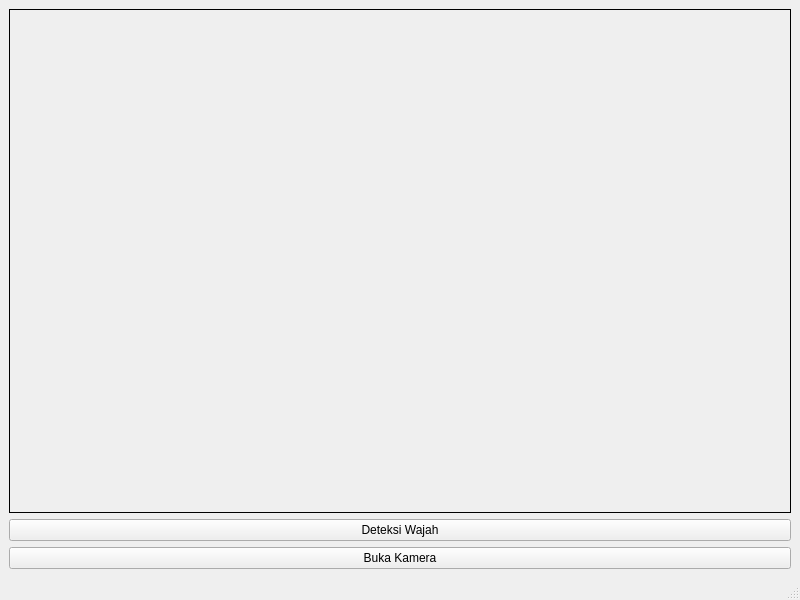
<?xml version="1.0" encoding="UTF-8"?>
<ui version="4.0">
 <class>MainWindow</class>
 <widget class="QMainWindow" name="MainWindow">
  <property name="geometry">
   <rect>
    <x>0</x>
    <y>0</y>
    <width>800</width>
    <height>600</height>
   </rect>
  </property>
  <property name="windowTitle">
   <string>MainWindow</string>
  </property>
  <widget class="QWidget" name="centralwidget">
   <layout class="QGridLayout" name="gridLayout">
    <item row="0" column="0">
     <layout class="QGridLayout" name="gridLayout_2">
      <item row="0" column="0">
       <widget class="QLabel" name="camLabel">
        <property name="frameShape">
         <enum>QFrame::Box</enum>
        </property>
        <property name="text">
         <string/>
        </property>
       </widget>
      </item>
      <item row="2" column="0">
       <widget class="QPushButton" name="deteksi">
        <property name="text">
         <string>Deteksi Wajah</string>
        </property>
       </widget>
      </item>
      <item row="3" column="0">
       <widget class="QPushButton" name="startCam">
        <property name="text">
         <string>Buka Kamera</string>
        </property>
       </widget>
      </item>
     </layout>
    </item>
   </layout>
  </widget>
  <widget class="QMenuBar" name="menubar">
   <property name="geometry">
    <rect>
     <x>0</x>
     <y>0</y>
     <width>800</width>
     <height>25</height>
    </rect>
   </property>
  </widget>
  <widget class="QStatusBar" name="statusbar"/>
 </widget>
 <resources/>
 <connections/>
</ui>
